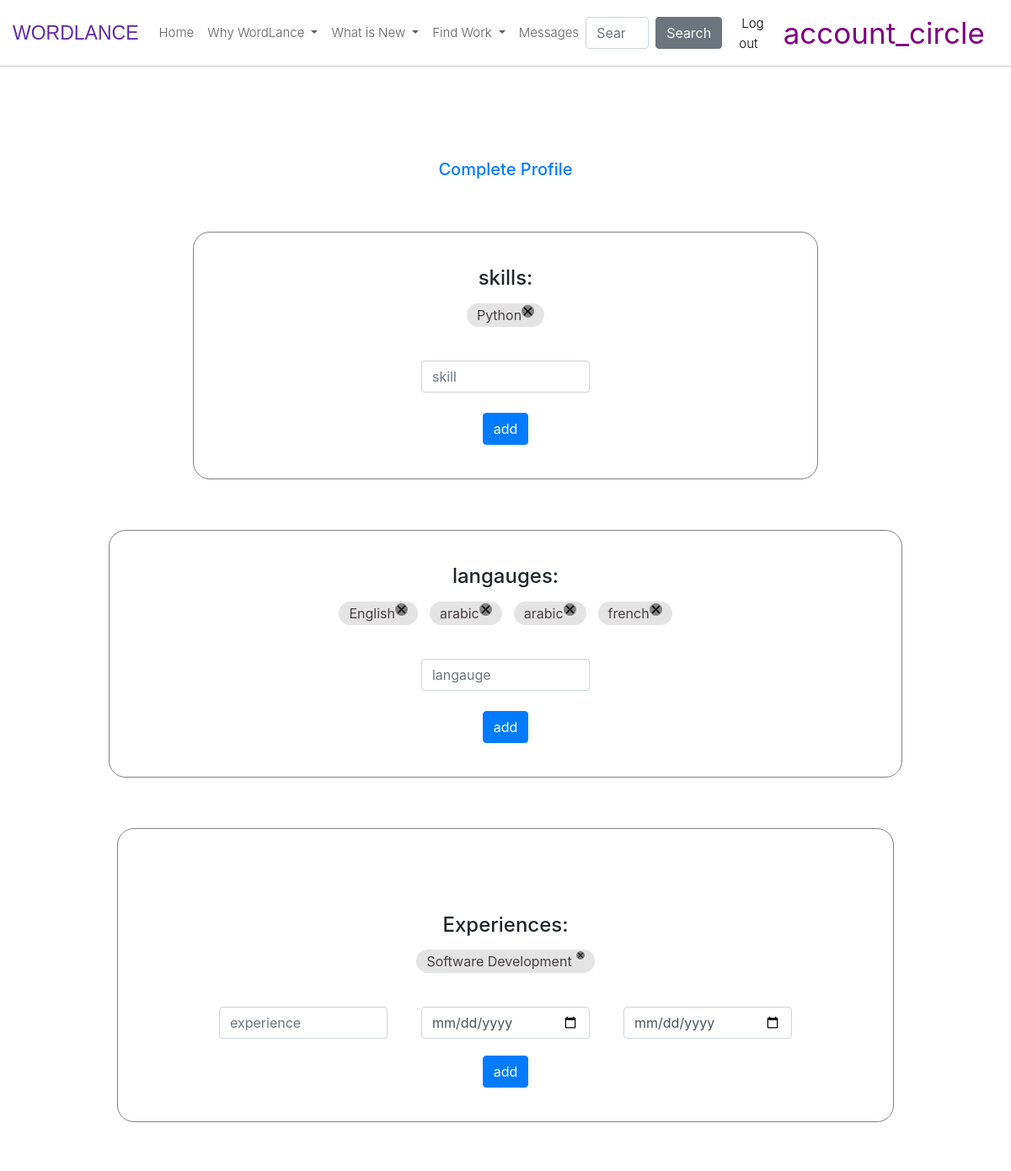
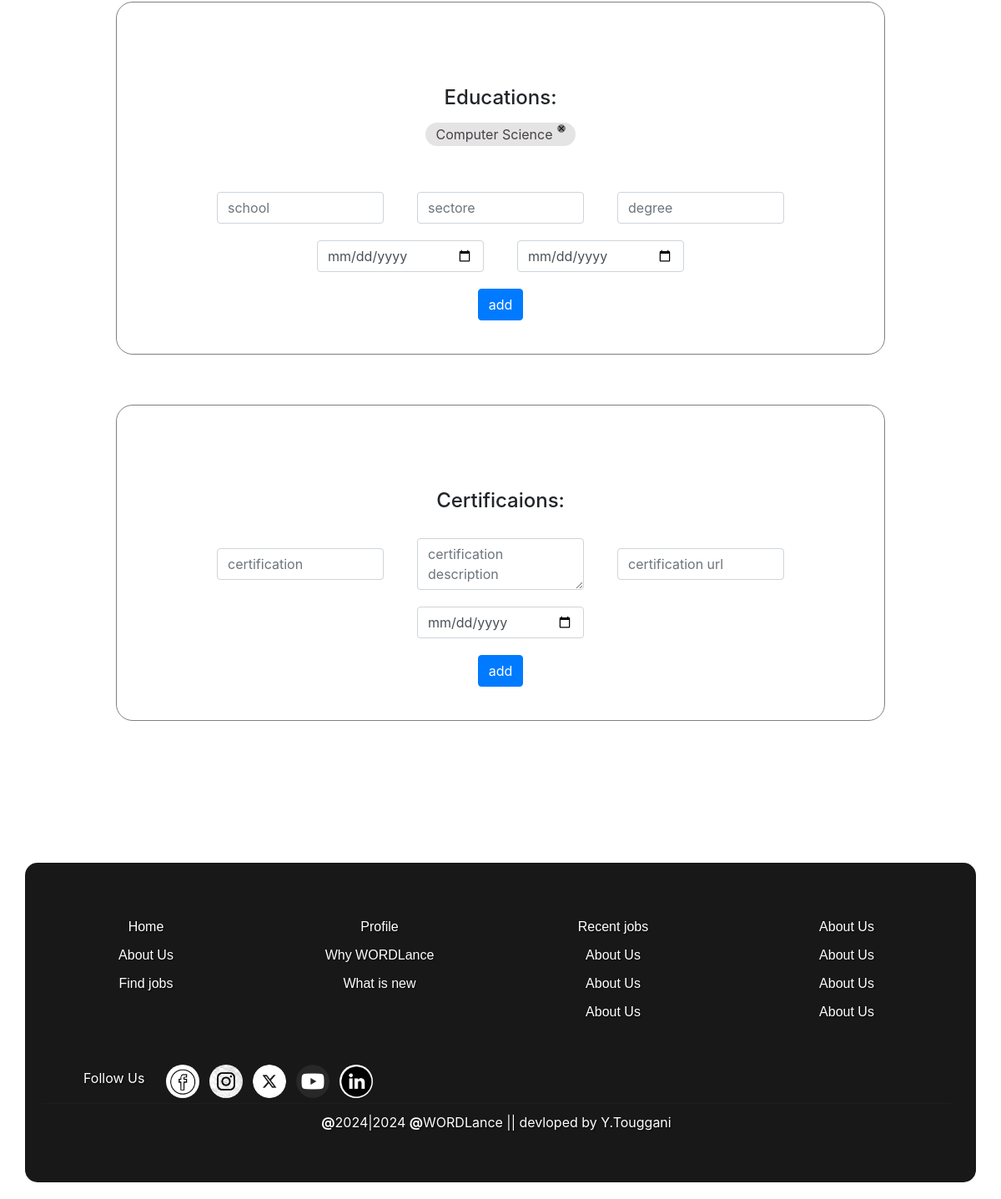
/update_user/1/1 (signed in), run on the app's committed database (2 pictures, top to bottom).
### app.py (models this page shows)
class Skills(db.Model):
    skill_id = db.Column(db.Integer, primary_key=True, autoincrement=True)
    job_id = db.Column(db.Integer, ForeignKey('joboffers.job_id'), nullable=True)
    id = db.Column(db.Integer, ForeignKey('freelancers.id'), nullable=True)
    skill_name = db.Column(db.String(100), nullable=False)
    proficiency_level = db.Column(db.String(50), nullable=True)

class langauges(db.Model):
    langaug_id = db.Column(db.Integer, primary_key=True, autoincrement=True)
    id = db.Column(db.Integer, ForeignKey('freelancers.id'), nullable=False)
    langauge = db.Column(db.String(100), nullable=False)

class experiencs(db.Model):
    experienc_id = db.Column(db.Integer, primary_key=True, autoincrement=True)
    id = db.Column(db.Integer, ForeignKey('freelancers.id'), nullable=False)
    experienc = db.Column(db.String(100), nullable=False)
    experienc_start_data = db.Column(db.Date)
    experienc_end_data = db.Column(db.Date)

class education(db.Model):
    education_id = db.Column(db.Integer, primary_key=True, autoincrement=True)
    id = db.Column(db.Integer, ForeignKey('freelancers.id'), nullable=False)
    school = db.Column(db.String(100), nullable=False)
    sectore = db.Column(db.String(100), nullable=False)
    degree = db.Column(db.String(100), nullable=False)
    date_start = db.Column(db.Date)
    date_end = db.Column(db.Date)

### app.py (the view, shortened to what this page needs)
@app.route('/update_user/<int:id>/<int:foc>', methods=['GET', 'POST'])
@login_required
def update(id, foc):
    skillsFormhtml = skillsForm()
    experienceFormhmtl = experiencForm()
    langaugFormhtml = langaugForm()
    educationFormhtml = educationForm()
    certificationFormhtml = certificationForm()
    current_skills = Skills.query.filter(Skills.id == current_user.id).all()
    current_experiencs = experiencs.query.filter(experiencs.id == current_user.id).all()
    current_langauges = langauges.query.filter(langauges.id == current_user.id).all()
    current_education = education.query.filter(education.id == current_user.id).all()
    current_certifications = Certifications2.query.filter(Certifications2.freelancer_id == current_user.id).all()
    if foc==1:
        user_to_update = freelancers.query.get_or_404(id)
    login = True
    return render_template("update.html", skillsForm=skillsFormhtml,
        experiencForm=experienceFormhmtl,
        langaugForm=langaugFormhtml,
        educationForm=educationFormhtml,
        user_to_update=user_to_update,
        certificationForm = certificationFormhtml,
        login=login,
        current_skills=current_skills,
        current_experiencs=current_experiencs,
        current_langauges=current_langauges,
        current_education=current_education,
        current_certifications=current_certifications
        )

### app.py
class skillsForm(FlaskForm):
    skill_name = StringField("skill: ", validators=[DataRequired()])
    submit = SubmitField("add")

class experiencForm(FlaskForm):
    experienc = StringField("experienc: ", validators=[DataRequired()])
    experienc_start_data = DateField("Start date: ", validators=[DataRequired()], format='%Y-%m-%d')
    experienc_end_data = DateField("end date: ", validators=[DataRequired()], format='%Y-%m-%d')
    submit = SubmitField("add")

### app.py (called while the page is built)
@login_manager.user_loader
def load_user(id):
    return freelancers.query.get(int(id))

### templates/update.html (shortened to what this page needs)
{% extends "Base.html" %}
{% block content %}
	<center>
        <h3 class="text-primary"style="margin-top: 90px;">Complete Profile</h3>
        <br>
        <div style="display: flex;flex-direction: column;align-items: center;">
            <form novalidate method="POST" style="margin:30px;border: 1px solid gray;padding: 40px 250px;border-radius: 20px;padding-top: 40px;">
                <H4>skills: </H4>
                                <div style="display:flex;flex-direction: row;justify-content: center;margin: 15px ;margin-bottom: 40px;">
                {% for s in current_skills %}
                    <p style="color:rgb(71, 64, 70);padding-right:25px;padding-left:10px;border: 2px solid rgb(228, 228, 228);border-radius: 20px;background-color: rgb(228, 228, 228);margin: 0px 7px;
                    position: relative;
                   ">      {{s.skill_name}}
                        <a href="{{url_for('delet_skill', id=s.skill_id)}}">
                            <img src="{{ url_for('static', filename='images/remove.png') }}" alt="Example Image" width="15px" style="border-radius:0px;
                            position: absolute;
                            top: 0px;  /* Adjust as needed */
                            right: 10px;  /* Adjust as needed */
                            border: none;
                            border: 1px solid gray;
                            cursor: pointer;
                            background-color: gray;
                            border-radius: 10px;
                            margin-left: 5px;">
                        </a>
                    </p>
                    {% endfor %}
                </div>
                {{ skillsForm.skill_name(class="form-control CW", placeholder="skill")}}
                <br>
                {{skillsForm.submit(class="btn btn-primary")}}
            </form>
            <form novalidate method="POST" style="margin:30px;border: 1px solid gray;padding: 40px 250px;border-radius: 20px;padding-top: 40px;">
                <H4>langauges: </H4>
                <div style="display:flex;flex-direction: row;justify-content: center;margin: 15px ;margin-bottom: 40px;">
                 {% for l in current_langauges %}
                            <p style="color:rgb(71, 64, 70);padding-right:25px;padding-left:10px;border: 2px solid rgb(228, 228, 228);border-radius: 20px;background-color: rgb(228, 228, 228);margin: 0px 7px;position: relative;">     {{l.langauge}}
                                <a href="{{url_for('delet_langauge', id=l.langaug_id)}}">
                                                                                <img src="{{ url_for('static', filename='images/remove.png') }}" alt="Example Image" width="15px" style="border-radius:0px;
                                                                                  position: absolute;
                            top: 0px;  /* Adjust as needed */
                            right: 10px;  /* Adjust as needed */
                            border: none;
                            border: 1px solid gray;
                            cursor: pointer;
                            background-color: gray;
                            border-radius: 10px;
                            margin-left: 5px;">
                                </a>
                            </p>
                {% endfor %}</div>
                {{ langaugForm.langauge(class="form-control CW", placeholder="langauge")}}
                <br>
                {{langaugForm.submit(class="btn btn-primary")}}
            </form>
            <form novalidate method="POST" style="margin:30px;border: 1px solid gray;padding: 40px 100px;border-radius: 20px;padding-top: 100px;">
                <H4>Experiences: </H4>
                                <div style="display:flex;flex-direction: row;justify-content: center;margin: 15px ;margin-bottom: 40px;">
                 {% for ex in current_experiencs %}
                <p style="color:rgb(71, 64, 70);padding-right:25px;padding-left:10px;border: 2px solid rgb(228, 228, 228);border-radius: 20px;background-color: rgb(228, 228, 228);margin: 0px 7px;position: relative;">     {{ex.experienc}}
                                        <a href="{{url_for('dele_experience', id=ex.experienc_id)}}">
                                                                                        <img src="{{ url_for('static', filename='images/remove.png') }}" alt="Example Image" width="10px" style="border-radius:0px;
                                                                                          position: absolute;
                            top: 0px;  /* Adjust as needed */
                            right: 10px;  /* Adjust as needed */
                            border: none;
                            border: 1px solid gray;
                            cursor: pointer;
                            background-color: gray;
                            border-radius: 10px;
                            margin-left: 5px;">
                                        </a></p>
                            {% endfor %}
                </div>
                <div style="display: flex;flex-direction: row;justify-content: center;align-items: center;margin-bottom: 20px;">
                    {{ experiencForm.experienc(class="form-control CW", placeholder="experience")}}
                    {{ experiencForm.experienc_start_data(class="form-control CW")}}
                    {{ experiencForm.experienc_end_data(class="form-control CW")}}
                </div>
                {{experiencForm.submit(class="btn btn-primary")}}
            </form>
            <form novalidate method="POST" style="margin:30px;border: 1px solid gray;padding: 40px 100px;border-radius: 20px;padding-top: 100px;">
                 <h4>Educations:</h4>
                                 <div style="display:flex;flex-direction: row;justify-content: center;margin: 15px ;">
                {% for ed in current_education %}
                    <p style="  color:rgb(71, 64, 70);
                                padding-right:25px;
                                padding-left:10px;
                                border: 2px solid rgb(228, 228, 228);
                                border-radius: 20px;
                                background-color: rgb(228, 228, 228);
                                margin: 0px 7px;
                                margin-bottom: 40px;
                                position: relative;">
                        {{ed.sectore}}
                                        <a href="{{url_for('delet_educaiton', id=ed.education_id)}}">
                                            <img src="{{ url_for('static', filename='images/remove.png') }}" alt="Example Image" width="10px" style="border-radius:0px;
                                              position: absolute;
                            top: 0px;  /* Adjust as needed */
                            right: 10px;  /* Adjust as needed */
                            border: none;
                            border: 1px solid gray;
                            cursor: pointer;
                            background-color: gray;
                            border-radius: 10px;
                            margin-left: 5px;">
                                        </a> </p>
                {% endfor %}</div>
                <div style="display: flex;flex-direction: row;justify-content: center;align-items: center;margin-bottom: 20px;">
                    {{ educationForm.school(class="form-control CW", placeholder="school")}}
                    {{ educationForm.sectore(class="form-control CW", placeholder="sectore")}}
                    {{ educationForm.degree(class="form-control CW", placeholder="degree")}}
                </div>
                <div style="display: flex;flex-direction: row;justify-content: center;align-items: center;margin-bottom: 20px;">
                    {{ educationForm.date_start(class="form-control CW")}}
                    {{ educationForm.date_end(class="form-control CW")}}
                </div>
                {{educationForm.submit(class="btn btn-primary")}}
            </form>
            <form novalidate method="POST" style="margin:30px;border: 1px solid gray;padding: 40px 100px;border-radius: 20px;padding-top: 100px;">
                 <h4>Certificaions:</h4>
                <div style="display: flex;flex-direction: row;justify-content: center;align-items: center;margin-bottom: 20px;">
                    {{ certificationForm.certification(class="form-control CW", placeholder="certification")}}
                    {{ certificationForm.certification_description(class="form-control CW", placeholder="certification description")}}
                    {{ certificationForm.certification_url(class="form-control CW", placeholder="certification url")}}
                </div>
                <div style="display: flex;flex-direction: row;justify-content: center;align-items: center;margin-bottom: 20px;">
                    {{ certificationForm.date_token(class="form-control CW")}}
                </div>
                {{certificationForm.submit(class="btn btn-primary")}}
            </form>
        </div>
    </center>
{% endblock content %}

### templates/Base.html (style rules this page uses)
h3 { font-size: 20px; margin-top: 10px; color: rgb(103, 103, 103); }

### templates/update.html (style rules this page uses)
.CW { width: 200px; margin: 0px 20px; }

### data on the page
Skills: skill_name "Python"
langauges: langauge "English"
langauges: langauge "arabic"
langauges: langauge "arabic"
langauges: langauge "french"
experiencs: experienc "Software Development"
education: sectore "Computer Science"
